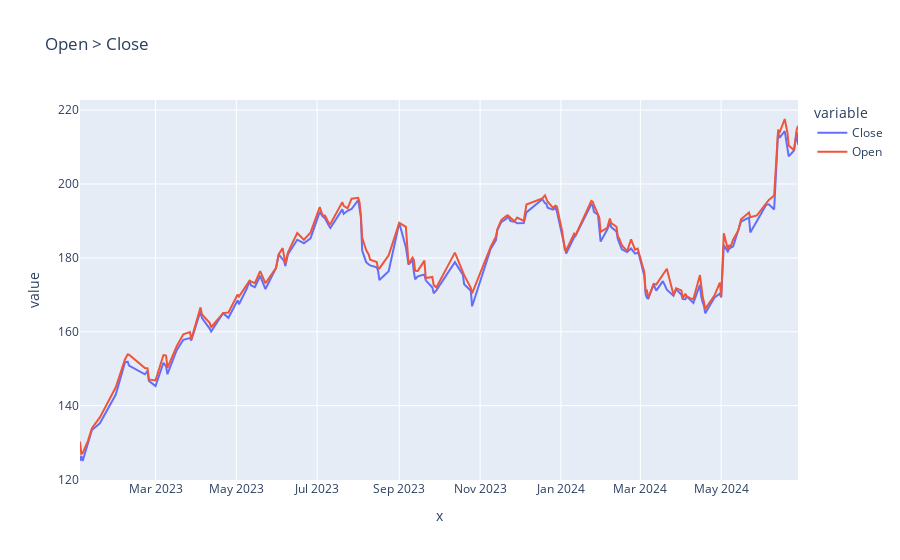

The code cell stored with this chart in its notebook:
### Code cell
px.line(df.loc[(df['Open'] >= df['Close'])],
        x=df.loc[(df['Open'] >= df['Close'])].index,
        y=['Close','Open'],
        title="Open > Close")

### Figure 1 — Plotly figure (JSON) as saved in the notebook; plotly's stock layout.template omitted (floating-point values rounded to 4 significant figures; data arrays with more than 128 entries replaced by an {"elided": "..."} marker saying what was removed)
{"data": [{"hovertemplate": "variable=Close<br>x=%{x}<br>value=%{y}<extra></extra>", "legendgroup": "Close", "line": {"color": "#636efa", "dash": "solid"}, "marker": {"symbol": "circle"}, "mode": "lines", "name": "Close", "orientation": "v", "showlegend": true, "type": "scatter", "x": {"elided": "167 str values"}, "xaxis": "x", "y": {"elided": "167 float values"}, "yaxis": "y"}, {"hovertemplate": "variable=Open<br>x=%{x}<br>value=%{y}<extra></extra>", "legendgroup": "Open", "line": {"color": "#EF553B", "dash": "solid"}, "marker": {"symbol": "circle"}, "mode": "lines", "name": "Open", "orientation": "v", "showlegend": true, "type": "scatter", "x": {"elided": "167 str values"}, "xaxis": "x", "y": {"elided": "167 float values"}, "yaxis": "y"}], "layout": {"legend": {"title": {"text": "variable"}, "tracegroupgap": 0}, "title": {"text": "Open > Close"}, "xaxis": {"anchor": "y", "domain": [0, 1], "title": {"text": "x"}}, "yaxis": {"anchor": "x", "domain": [0, 1], "title": {"text": "value"}}}}
